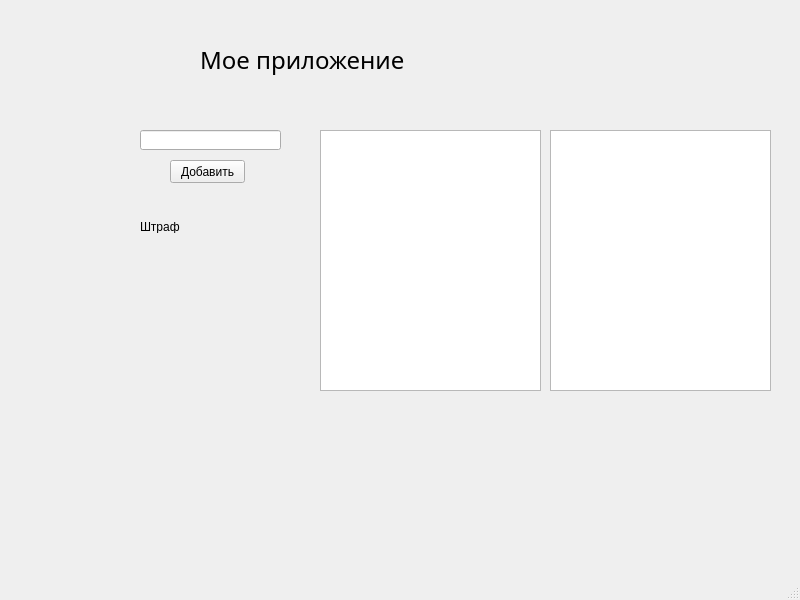
<?xml version="1.0" encoding="UTF-8"?>
<ui version="4.0">
 <class>MainWindow</class>
 <widget class="QMainWindow" name="MainWindow">
  <property name="geometry">
   <rect>
    <x>0</x>
    <y>0</y>
    <width>800</width>
    <height>600</height>
   </rect>
  </property>
  <property name="windowTitle">
   <string>MainWindow</string>
  </property>
  <widget class="QWidget" name="centralwidget">
   <widget class="QLabel" name="label">
    <property name="geometry">
     <rect>
      <x>200</x>
      <y>30</y>
      <width>321</width>
      <height>61</height>
     </rect>
    </property>
    <property name="font">
     <font>
      <family>Impact</family>
      <pointsize>18</pointsize>
      <weight>50</weight>
      <bold>false</bold>
     </font>
    </property>
    <property name="text">
     <string>Мое приложение</string>
    </property>
    <property name="textFormat">
     <enum>Qt::RichText</enum>
    </property>
   </widget>
   <widget class="QPushButton" name="pushButton">
    <property name="geometry">
     <rect>
      <x>170</x>
      <y>160</y>
      <width>75</width>
      <height>23</height>
     </rect>
    </property>
    <property name="text">
     <string>Добавить</string>
    </property>
   </widget>
   <widget class="QLineEdit" name="lineEdit">
    <property name="geometry">
     <rect>
      <x>140</x>
      <y>130</y>
      <width>141</width>
      <height>20</height>
     </rect>
    </property>
   </widget>
   <widget class="QLabel" name="label_2">
    <property name="geometry">
     <rect>
      <x>140</x>
      <y>220</y>
      <width>47</width>
      <height>13</height>
     </rect>
    </property>
    <property name="text">
     <string>Штраф</string>
    </property>
   </widget>
   <widget class="MyLabel" name="label_3" native="true">
    <property name="geometry">
     <rect>
      <x>180</x>
      <y>220</y>
      <width>47</width>
      <height>13</height>
     </rect>
    </property>
    <property name="text" stdset="0">
     <string>0</string>
    </property>
   </widget>
   <widget class="QPlainTextEdit" name="plainTextEdit">
    <property name="geometry">
     <rect>
      <x>320</x>
      <y>130</y>
      <width>221</width>
      <height>261</height>
     </rect>
    </property>
   </widget>
   <widget class="QPlainTextEdit" name="plainTextEdit_2">
    <property name="geometry">
     <rect>
      <x>550</x>
      <y>130</y>
      <width>221</width>
      <height>261</height>
     </rect>
    </property>
   </widget>
  </widget>
  <widget class="QMenuBar" name="menubar">
   <property name="geometry">
    <rect>
     <x>0</x>
     <y>0</y>
     <width>800</width>
     <height>21</height>
    </rect>
   </property>
  </widget>
  <widget class="QStatusBar" name="statusbar"/>
 </widget>
 <customwidgets>
  <customwidget>
   <class>MyLabel</class>
   <extends>QWidget</extends>
   <header>mylabel.h</header>
  </customwidget>
 </customwidgets>
 <resources/>
 <connections/>
</ui>
